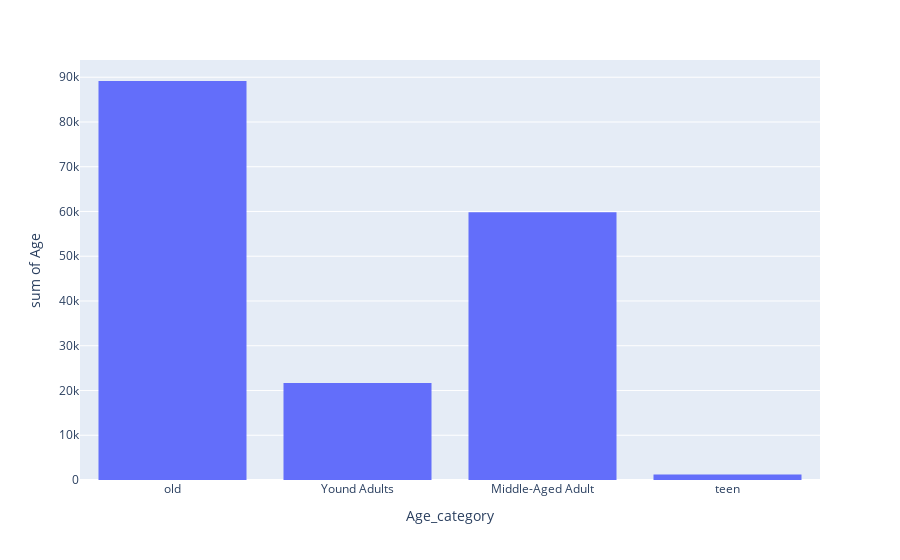

Here is the notebook cell this chart was saved with:
### Code cell
fig = px.histogram(shop, y='Age', x='Age_category')
fig.show()

### Figure 1 — Plotly figure (JSON) as saved in the notebook; plotly's stock layout.template omitted (floating-point values rounded to 4 significant figures; data arrays with more than 128 entries replaced by an {"elided": "..."} marker saying what was removed)
{"data": [{"alignmentgroup": "True", "bingroup": "x", "histfunc": "sum", "hovertemplate": "Age_category=%{x}<br>sum of Age=%{y}<extra></extra>", "legendgroup": "", "marker": {"color": "#636efa", "pattern": {"shape": ""}}, "name": "", "offsetgroup": "", "orientation": "v", "showlegend": false, "type": "histogram", "x": {"elided": "3900 str values"}, "xaxis": "x", "y": {"elided": "3900 int values"}, "yaxis": "y"}], "layout": {"barmode": "relative", "legend": {"tracegroupgap": 0}, "margin": {"t": 60}, "xaxis": {"anchor": "y", "domain": [0, 1], "title": {"text": "Age_category"}}, "yaxis": {"anchor": "x", "domain": [0, 1], "title": {"text": "sum of Age"}}}}
